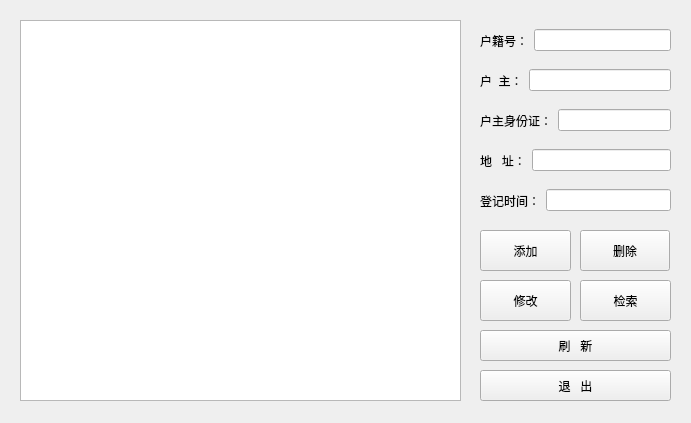
<?xml version="1.0" encoding="UTF-8"?>
<ui version="4.0">
 <class>hk</class>
 <widget class="QWidget" name="hk">
  <property name="geometry">
   <rect>
    <x>0</x>
    <y>0</y>
    <width>691</width>
    <height>423</height>
   </rect>
  </property>
  <property name="windowTitle">
   <string>Form</string>
  </property>
  <widget class="QPushButton" name="pushButton_2">
   <property name="geometry">
    <rect>
     <x>480</x>
     <y>330</y>
     <width>191</width>
     <height>31</height>
    </rect>
   </property>
   <property name="text">
    <string>刷   新</string>
   </property>
  </widget>
  <widget class="QPushButton" name="pushButton">
   <property name="geometry">
    <rect>
     <x>480</x>
     <y>370</y>
     <width>191</width>
     <height>31</height>
    </rect>
   </property>
   <property name="text">
    <string>退   出</string>
   </property>
  </widget>
  <widget class="QPushButton" name="pushButtoninsert">
   <property name="geometry">
    <rect>
     <x>480</x>
     <y>230</y>
     <width>91</width>
     <height>41</height>
    </rect>
   </property>
   <property name="text">
    <string>添加</string>
   </property>
  </widget>
  <widget class="QWidget" name="horizontalLayoutWidget">
   <property name="geometry">
    <rect>
     <x>480</x>
     <y>20</y>
     <width>191</width>
     <height>41</height>
    </rect>
   </property>
   <layout class="QHBoxLayout" name="horizontalLayout_2">
    <item>
     <widget class="QLabel" name="label">
      <property name="text">
       <string>户籍号：</string>
      </property>
     </widget>
    </item>
    <item>
     <widget class="QLineEdit" name="hno"/>
    </item>
   </layout>
  </widget>
  <widget class="QWidget" name="horizontalLayoutWidget_3">
   <property name="geometry">
    <rect>
     <x>480</x>
     <y>100</y>
     <width>191</width>
     <height>41</height>
    </rect>
   </property>
   <layout class="QHBoxLayout" name="horizontalLayout_4">
    <item>
     <widget class="QLabel" name="label_3">
      <property name="text">
       <string>户主身份证：</string>
      </property>
     </widget>
    </item>
    <item>
     <widget class="QLineEdit" name="id"/>
    </item>
   </layout>
  </widget>
  <widget class="QPushButton" name="pushButtondelete">
   <property name="geometry">
    <rect>
     <x>580</x>
     <y>230</y>
     <width>90</width>
     <height>41</height>
    </rect>
   </property>
   <property name="text">
    <string>删除</string>
   </property>
  </widget>
  <widget class="QWidget" name="horizontalLayoutWidget_2">
   <property name="geometry">
    <rect>
     <x>480</x>
     <y>60</y>
     <width>191</width>
     <height>41</height>
    </rect>
   </property>
   <layout class="QHBoxLayout" name="horizontalLayout_3">
    <item>
     <widget class="QLabel" name="label_2">
      <property name="text">
       <string>户  主：</string>
      </property>
     </widget>
    </item>
    <item>
     <widget class="QLineEdit" name="hname"/>
    </item>
   </layout>
  </widget>
  <widget class="QWidget" name="horizontalLayoutWidget_5">
   <property name="geometry">
    <rect>
     <x>480</x>
     <y>180</y>
     <width>191</width>
     <height>41</height>
    </rect>
   </property>
   <layout class="QHBoxLayout" name="horizontalLayout_6">
    <item>
     <widget class="QLabel" name="label_5">
      <property name="text">
       <string>登记时间：</string>
      </property>
     </widget>
    </item>
    <item>
     <widget class="QLineEdit" name="date"/>
    </item>
   </layout>
  </widget>
  <widget class="QPushButton" name="pushButtonsearch">
   <property name="geometry">
    <rect>
     <x>580</x>
     <y>280</y>
     <width>91</width>
     <height>41</height>
    </rect>
   </property>
   <property name="text">
    <string>检索</string>
   </property>
  </widget>
  <widget class="QWidget" name="horizontalLayoutWidget_4">
   <property name="geometry">
    <rect>
     <x>480</x>
     <y>140</y>
     <width>191</width>
     <height>41</height>
    </rect>
   </property>
   <layout class="QHBoxLayout" name="horizontalLayout_5">
    <item>
     <widget class="QLabel" name="re">
      <property name="text">
       <string>地   址：</string>
      </property>
     </widget>
    </item>
    <item>
     <widget class="QLineEdit" name="addr"/>
    </item>
   </layout>
  </widget>
  <widget class="QTableView" name="tableView">
   <property name="geometry">
    <rect>
     <x>20</x>
     <y>20</y>
     <width>441</width>
     <height>381</height>
    </rect>
   </property>
  </widget>
  <widget class="QPushButton" name="pushButtonchange">
   <property name="geometry">
    <rect>
     <x>480</x>
     <y>280</y>
     <width>91</width>
     <height>41</height>
    </rect>
   </property>
   <property name="text">
    <string>修改</string>
   </property>
  </widget>
 </widget>
 <tabstops>
  <tabstop>hno</tabstop>
  <tabstop>hname</tabstop>
  <tabstop>id</tabstop>
  <tabstop>addr</tabstop>
  <tabstop>date</tabstop>
  <tabstop>pushButtoninsert</tabstop>
  <tabstop>pushButtondelete</tabstop>
  <tabstop>pushButtonchange</tabstop>
  <tabstop>pushButtonsearch</tabstop>
  <tabstop>pushButton_2</tabstop>
  <tabstop>pushButton</tabstop>
  <tabstop>tableView</tabstop>
 </tabstops>
 <resources/>
 <connections/>
</ui>
